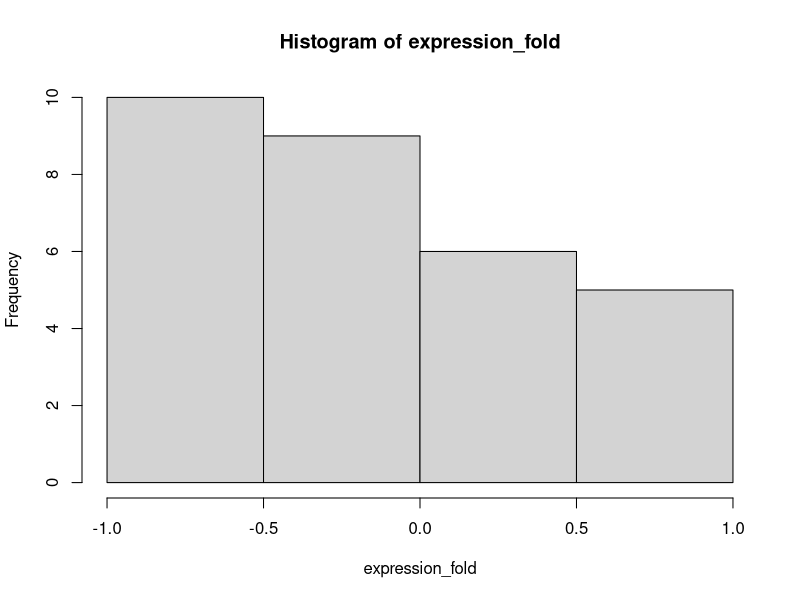
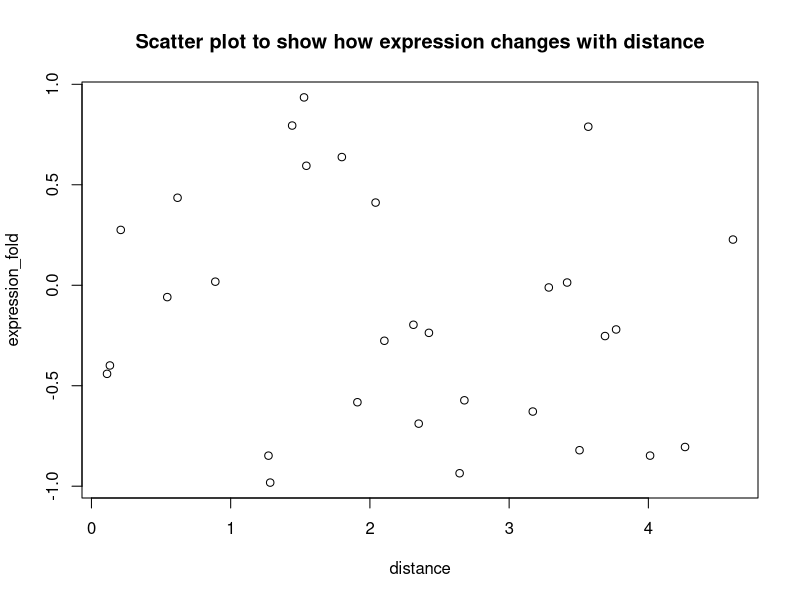
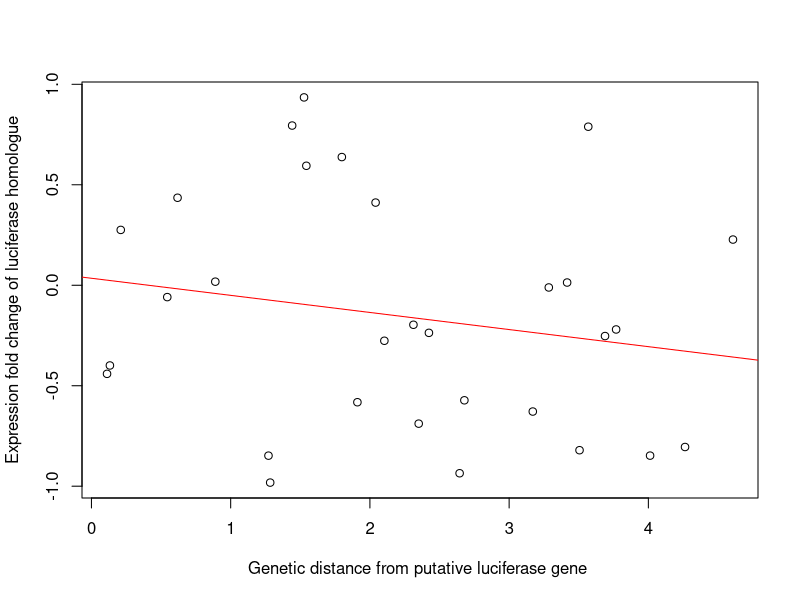
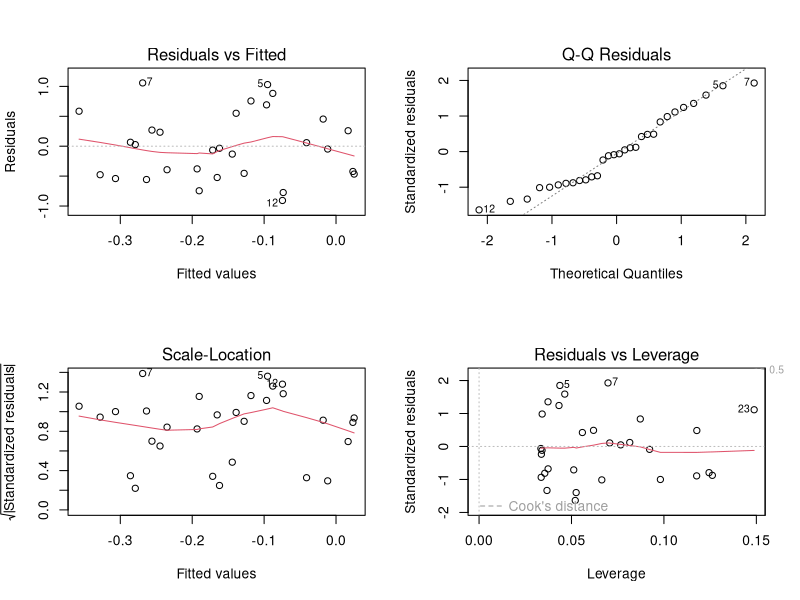
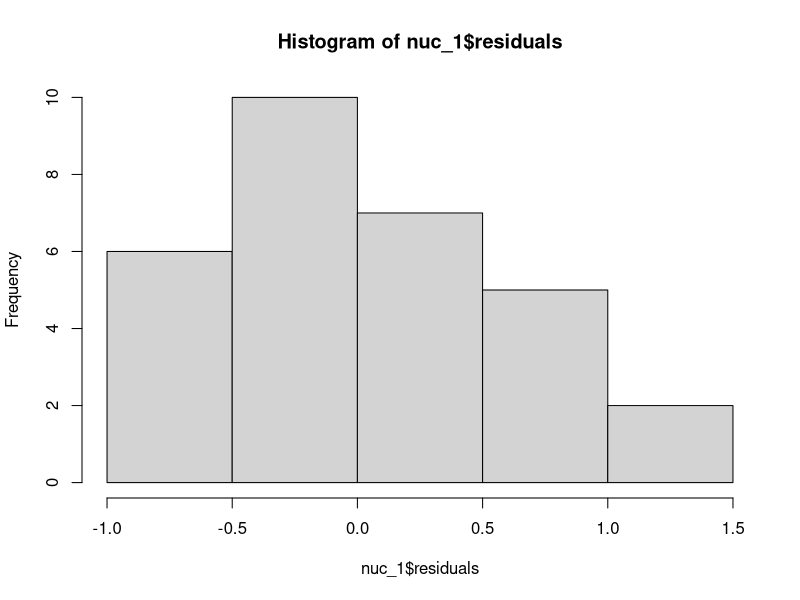
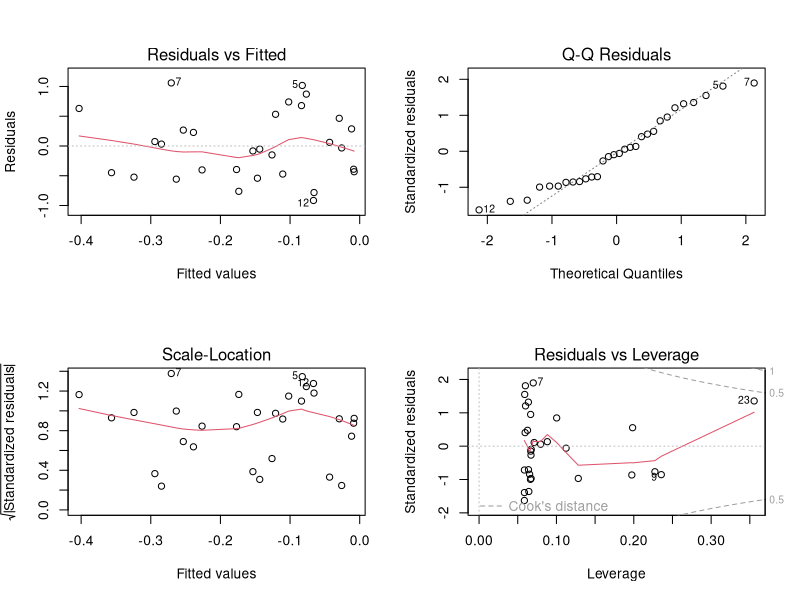
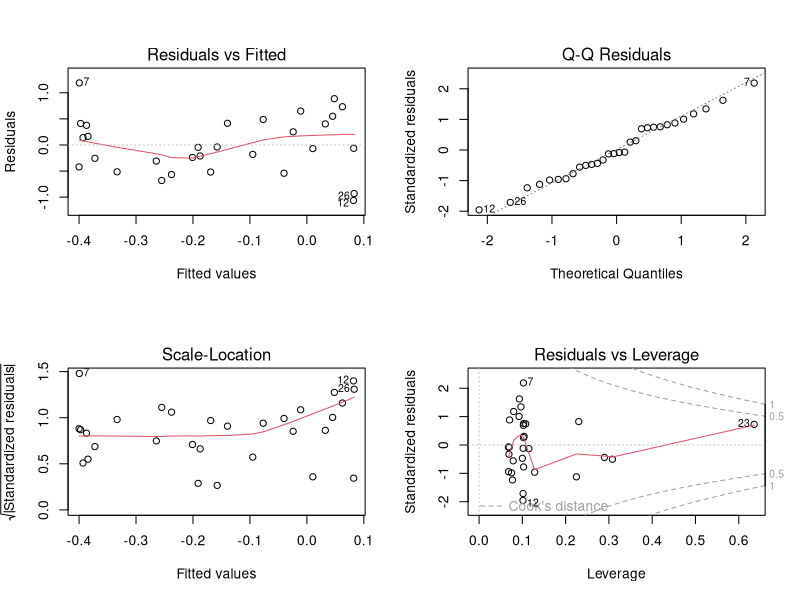
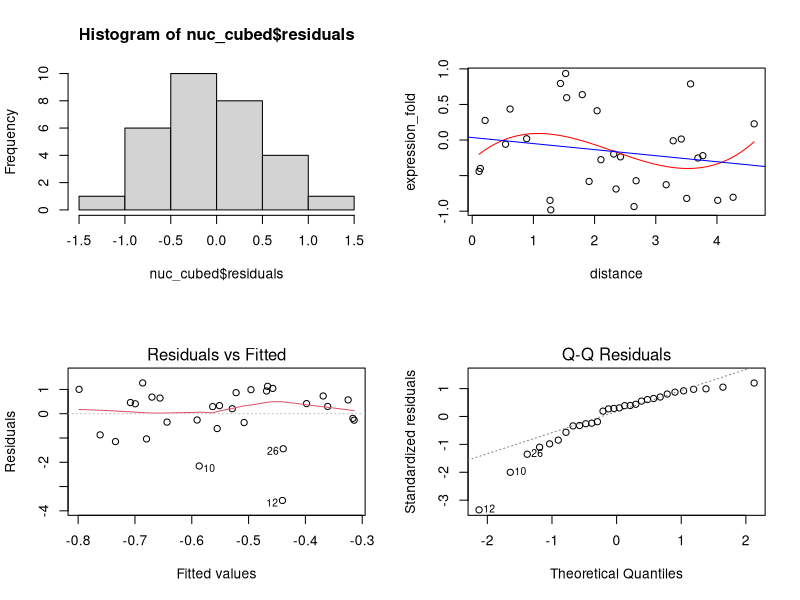

Here is the R script that generated these plots, in order:
#set wd to "source file location"

NUC=read.table("part_2_student_1725.tdf.txt", header=T)

#check data to ensure all values are of the correct type
str(NUC)
head(NUC)
names(NUC)

#name variables
distance=NUC$distance
expression_fold=NUC$expression_fold

hist(expression_fold) #does it need to be NORMAL?

#Scatter plot to visualise how genetic distance affects expression fold.
plot(expression_fold ~ distance, main="Scatter plot to show how expression changes with distance")
#does not appear to be any obvious correlation between the two variables. 


#Fit linear regression model
nuc_1=lm(expression_fold ~ distance)

#Check statistical significance of regression model.
anova(nuc_1)
#ANOVA: How much of the variance in the data is explained by the regression line comapred to error/residuals/ how well the model fits the data. 
#p > 0.05 - model not statistically significant

summary (nuc_1)
#Line equation:(expression=0.03472-0.08509*distance)

#Plot line for the regression model onto scatter plot
plot(expression_fold ~ distance, xlab = "Genetic distance from putative luciferase gene ", ylab="Expression fold change of luciferase homologue")
abline(nuc_1, col="red")

#test correlation
cor.test(distance,expression_fold)
#shows negative correlation but p value shows non-significance





#Diagnostics
par(mfrow=c(2,2))
plot(nuc_1)
par(mfrow=c(1,1))
#HOMOSCEDASTICITY:residuals bounce randomly around the 0 line (homoscedasticity) and  they roughly form a horizontal band around the 0 line 
#LINEAR RELATIONSHIP:slight hint of curvature (in 2 places, so possible third order polynomial) - will explore this later
#NORMAL DISTRIBUTION OF ERRORS: residuals are approximately normally distributed (mostly fall on the diagonal line) with some deviation from normality at tails only.

#Check normality with a histogram of residuals. 
hist(nuc_1$residuals)
#shows some positive skew

#2nd ORDER POLYNOMIAL
nuc_squared=lm(expression_fold ~ distance + I(distance^2))
anova(nuc_squared)
summary(nuc_squared)
#R sqaured=0.0385
#quadratic term not significant
par(mfrow=c(2,2))
plot(nuc_squared)
#residuals v fitted is still curved/ normal QQ plot looks worse/influencial outlier in last plot
par(mfrow=c(1,1))


#3rd Order Polynomial
nuc_cubed=lm(expression_fold ~ distance + I(distance^2)+I(distance^3))
par(mfrow=c(2,2))
summary(nuc_cubed)
#R sqaured=0.093
plot(nuc_cubed)
#slight improvement in QQ plot, residuals v fitted still slightly curved/influencial outlier seen in last plot  

#HISTOGRAM OF RESIDUALS FOR CUBED MODEL
hist(nuc_cubed$residuals)
#bell shaped-residuals normally distributed

#Curve equation / add curve to scatter plot 
plot(expression_fold ~ distance)
curve(-0.28131+0.76910*x-0.46522*x^2+0.06737*x^3,add=TRUE, col="red")
abline(nuc_1, col="blue") 
#visually, the curve fits better, and has a larger R squared, but, the quadratic terms are not significant. 

#2nd and 3rd order polynomial terms non justifiable
#model with 3rd order polynomial increases the R squared, but not by that much to justify the increase in complexity of the model, also Residuals v Leverage plot shows an influencial outlier
#stick to original linear model

#Other transformations 

#log+1 
nuc_log=lm(log(expression_fold+1) ~ distance)
summary(nuc_log)
plot(nuc_log) 
plot(expression_fold~distance) #No imporvement in diagnostic plots

#SQUARE ROOT
nuc_sqrt=lm(sqrt(expression_fold+1) ~ distance)
anova(nuc_sqrt)
par(mfrow=c(2,2))
plot(nuc_sqrt)
#improvement in Normal QQ plot/no influencial outliers 
#transformation improves model
par(mfrow=c(1,1))
summary(nuc_sqrt)

#Plot regression line on scatter plot 
plot(sqrt(expression_fold+1)~distance, pch=16, xlab = "Genetic distance from putative luciferase gene ", ylab="Expression fold change of luciferase homologue")
abline(nuc_sqrt, col="red")
